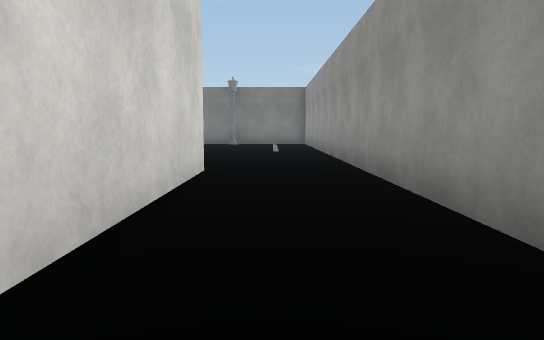
View 1 (above)

15 first-person views from a walk through a scene from a Unity 3-D project. The camera is 1.3 m above the floor, tilts 6° down and sees 70° across. The floor is counted in squares, 2 m on a side. Each view is taken from the middle of a square. On the plan, view 1 faces up. The plan holds only what a view shows up to about 11 squares ahead; the rest is blank. The place goes on beyond the plan. The player is left out. Some animated figures are left out. Door leaves are left out, so doorways stand open. Surface patterns are stand-ins for the level's own textures.

View 2
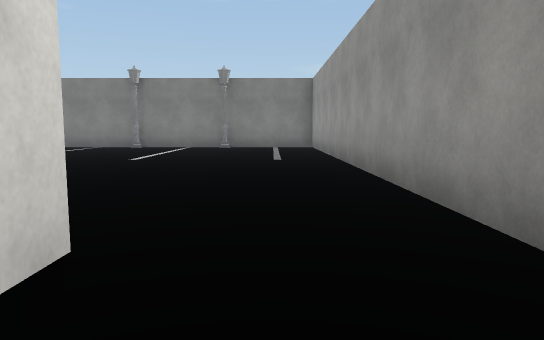

View 3
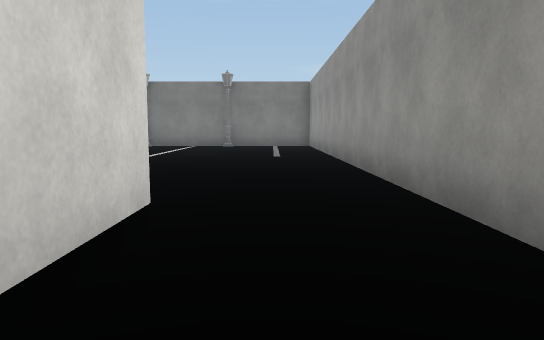

View 4
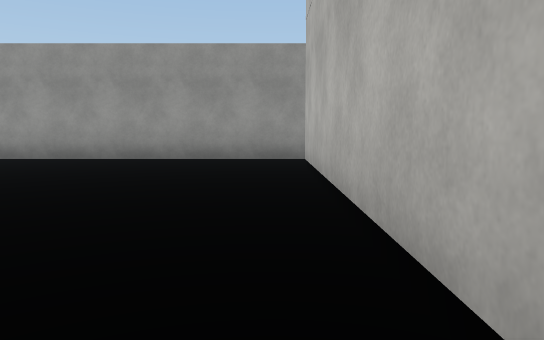

View 5
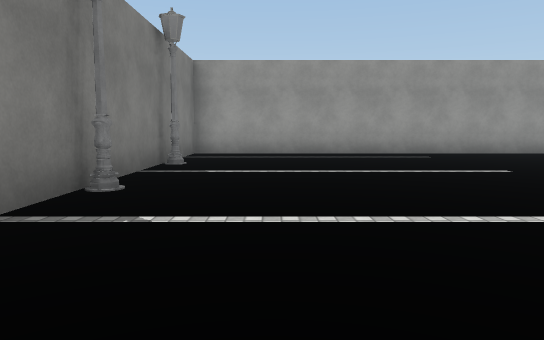

View 6
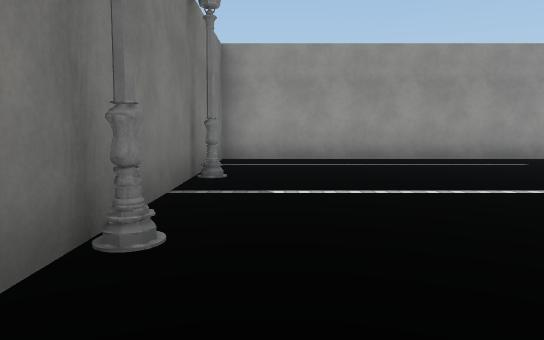

View 7
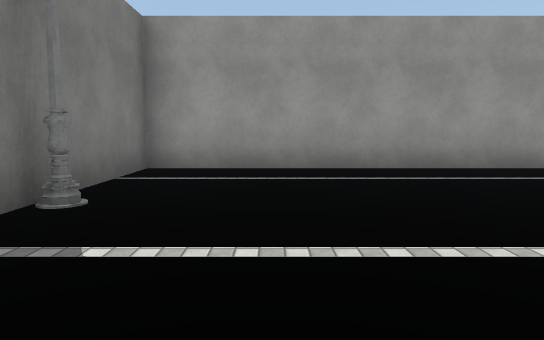

View 8
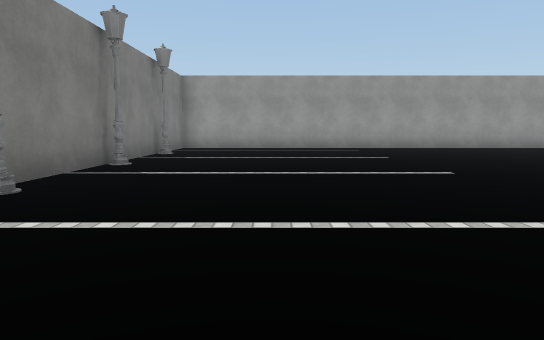

View 9
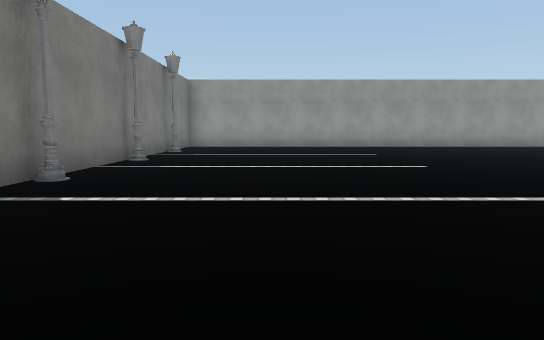

View 10
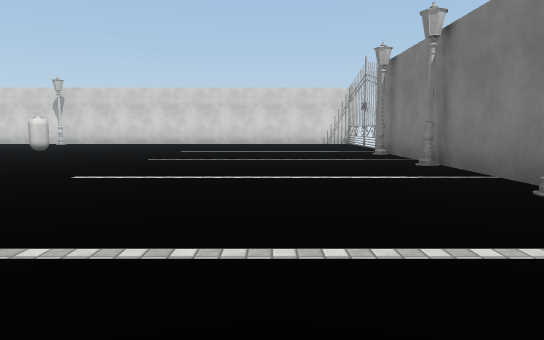

View 11
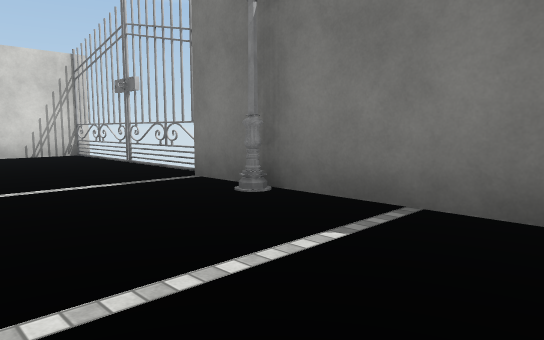

View 12
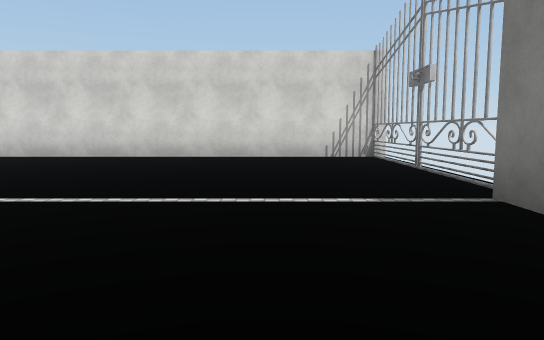

View 13
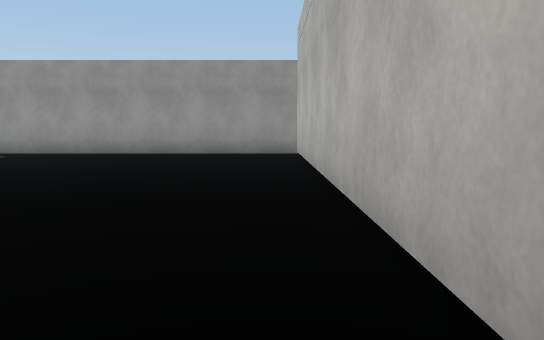

View 14
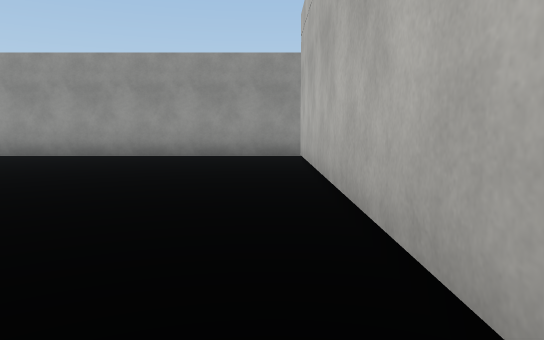

View 15
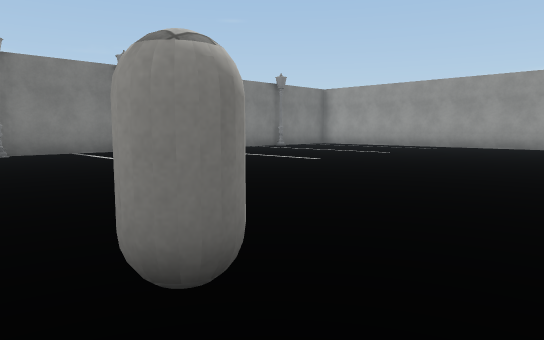

### Floor plan
Points are (right, up) in squares from view 1. A wall is a line through its corners. A room is listed if a view was taken in it or the views show most of it. See-through windows are left out.
Room 1 (views 1, 2, 3, 4, 5, 6, 7, 8, 9, 10, 11, 12, 13, 14, 15)
walls: (-8.4, 4.5) (-0.8, 4.5) (-0.8, 1); (1.5, 2) (1.5, 17.1) (-12.6, 17.1); (-16.9, 17.4) (-18.1, 17.4); (-18.2, 17.8) (-18.2, 8.5)
ways out: gap at (-18, 18)
objects: capsule (-12, 7); streetlight (-11, 17); streetlight (-8, 17); streetlight (-5, 17); streetlight (-2, 17)

Positions as (right, up) in squares from view 1, and headings:
1: (0, 0), facing up
2: (0, 3), facing up
3: (0, 2), facing up
4: (-7, 5), facing right
5: (-9, 15), facing right
6: (-7, 16), facing right
7: (-5, 15), facing right
8: (-12, 14), facing right
9: (-13, 14), facing right
10: (-1, 14), facing left
11: (-8, 14), facing up-left
12: (-9, 15), facing left
13: (-9, 5), facing right
14: (-8, 5), facing right
15: (-13, 6), facing up-right
